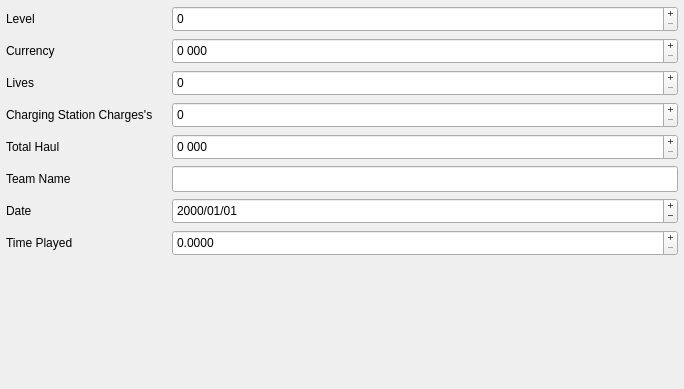
<?xml version="1.0" encoding="UTF-8"?>
<ui version="4.0">
 <class>WorldWidgetClass</class>
 <widget class="QWidget" name="WorldWidgetClass">
  <property name="geometry">
   <rect>
    <x>0</x>
    <y>0</y>
    <width>684</width>
    <height>389</height>
   </rect>
  </property>
  <property name="windowTitle">
   <string>WorldWidget</string>
  </property>
  <layout class="QVBoxLayout" name="verticalLayout">
   <property name="leftMargin">
    <number>0</number>
   </property>
   <property name="topMargin">
    <number>0</number>
   </property>
   <property name="rightMargin">
    <number>0</number>
   </property>
   <property name="bottomMargin">
    <number>0</number>
   </property>
   <item>
    <widget class="QStackedWidget" name="stackedWidget">
     <property name="currentIndex">
      <number>1</number>
     </property>
     <widget class="QWidget" name="page">
      <layout class="QVBoxLayout" name="verticalLayout_3">
       <property name="leftMargin">
        <number>0</number>
       </property>
       <property name="topMargin">
        <number>0</number>
       </property>
       <property name="rightMargin">
        <number>0</number>
       </property>
       <property name="bottomMargin">
        <number>0</number>
       </property>
       <item>
        <widget class="QLabel" name="dataLabel">
         <property name="sizePolicy">
          <sizepolicy hsizetype="Expanding" vsizetype="Expanding">
           <horstretch>0</horstretch>
           <verstretch>0</verstretch>
          </sizepolicy>
         </property>
         <property name="font">
          <font>
           <pointsize>10</pointsize>
           <bold>true</bold>
          </font>
         </property>
         <property name="text">
          <string>No data loaded.</string>
         </property>
         <property name="alignment">
          <set>Qt::AlignmentFlag::AlignCenter</set>
         </property>
        </widget>
       </item>
      </layout>
     </widget>
     <widget class="QWidget" name="page_2">
      <layout class="QVBoxLayout" name="verticalLayout_2">
       <property name="leftMargin">
        <number>6</number>
       </property>
       <property name="topMargin">
        <number>6</number>
       </property>
       <property name="rightMargin">
        <number>6</number>
       </property>
       <property name="bottomMargin">
        <number>6</number>
       </property>
       <item>
        <layout class="QVBoxLayout" name="worldLayout">
         <property name="spacing">
          <number>6</number>
         </property>
         <property name="leftMargin">
          <number>0</number>
         </property>
         <property name="topMargin">
          <number>0</number>
         </property>
         <property name="rightMargin">
          <number>0</number>
         </property>
         <property name="bottomMargin">
          <number>0</number>
         </property>
         <item>
          <layout class="QHBoxLayout" name="horizontalLayout_8">
           <item>
            <widget class="QLabel" name="label">
             <property name="minimumSize">
              <size>
               <width>160</width>
               <height>26</height>
              </size>
             </property>
             <property name="maximumSize">
              <size>
               <width>16777215</width>
               <height>16777215</height>
              </size>
             </property>
             <property name="text">
              <string>Level</string>
             </property>
            </widget>
           </item>
           <item>
            <widget class="NoWheelSpinBox" name="levelSpinBox">
             <property name="sizePolicy">
              <sizepolicy hsizetype="Expanding" vsizetype="Fixed">
               <horstretch>0</horstretch>
               <verstretch>0</verstretch>
              </sizepolicy>
             </property>
             <property name="minimumSize">
              <size>
               <width>240</width>
               <height>26</height>
              </size>
             </property>
             <property name="buttonSymbols">
              <enum>QAbstractSpinBox::ButtonSymbols::PlusMinus</enum>
             </property>
            </widget>
           </item>
          </layout>
         </item>
         <item>
          <layout class="QHBoxLayout" name="horizontalLayout_7">
           <item>
            <widget class="QLabel" name="label_2">
             <property name="minimumSize">
              <size>
               <width>160</width>
               <height>26</height>
              </size>
             </property>
             <property name="maximumSize">
              <size>
               <width>16777215</width>
               <height>16777215</height>
              </size>
             </property>
             <property name="text">
              <string>Currency</string>
             </property>
            </widget>
           </item>
           <item>
            <widget class="NoWheelSpinBox" name="currencySpinBox">
             <property name="sizePolicy">
              <sizepolicy hsizetype="Expanding" vsizetype="Fixed">
               <horstretch>0</horstretch>
               <verstretch>0</verstretch>
              </sizepolicy>
             </property>
             <property name="minimumSize">
              <size>
               <width>240</width>
               <height>26</height>
              </size>
             </property>
             <property name="buttonSymbols">
              <enum>QAbstractSpinBox::ButtonSymbols::PlusMinus</enum>
             </property>
             <property name="showGroupSeparator" stdset="0">
              <bool>true</bool>
             </property>
             <property name="suffix">
              <string> 000</string>
             </property>
             <property name="maximum">
              <number>10000000</number>
             </property>
            </widget>
           </item>
          </layout>
         </item>
         <item>
          <layout class="QHBoxLayout" name="horizontalLayout_6">
           <item>
            <widget class="QLabel" name="label_3">
             <property name="minimumSize">
              <size>
               <width>160</width>
               <height>26</height>
              </size>
             </property>
             <property name="maximumSize">
              <size>
               <width>16777215</width>
               <height>16777215</height>
              </size>
             </property>
             <property name="text">
              <string>Lives</string>
             </property>
            </widget>
           </item>
           <item>
            <widget class="NoWheelSpinBox" name="liveSpinBox">
             <property name="sizePolicy">
              <sizepolicy hsizetype="Expanding" vsizetype="Fixed">
               <horstretch>0</horstretch>
               <verstretch>0</verstretch>
              </sizepolicy>
             </property>
             <property name="minimumSize">
              <size>
               <width>240</width>
               <height>26</height>
              </size>
             </property>
             <property name="buttonSymbols">
              <enum>QAbstractSpinBox::ButtonSymbols::PlusMinus</enum>
             </property>
            </widget>
           </item>
          </layout>
         </item>
         <item>
          <layout class="QHBoxLayout" name="horizontalLayout_5">
           <item>
            <widget class="QLabel" name="label_4">
             <property name="minimumSize">
              <size>
               <width>160</width>
               <height>26</height>
              </size>
             </property>
             <property name="maximumSize">
              <size>
               <width>16777215</width>
               <height>16777215</height>
              </size>
             </property>
             <property name="text">
              <string>Charging Station Charges's</string>
             </property>
            </widget>
           </item>
           <item>
            <widget class="NoWheelSpinBox" name="chargeSpinBox">
             <property name="sizePolicy">
              <sizepolicy hsizetype="Expanding" vsizetype="Fixed">
               <horstretch>0</horstretch>
               <verstretch>0</verstretch>
              </sizepolicy>
             </property>
             <property name="minimumSize">
              <size>
               <width>240</width>
               <height>26</height>
              </size>
             </property>
             <property name="buttonSymbols">
              <enum>QAbstractSpinBox::ButtonSymbols::PlusMinus</enum>
             </property>
            </widget>
           </item>
          </layout>
         </item>
         <item>
          <layout class="QHBoxLayout" name="horizontalLayout_2">
           <item>
            <widget class="QLabel" name="label_5">
             <property name="minimumSize">
              <size>
               <width>160</width>
               <height>26</height>
              </size>
             </property>
             <property name="maximumSize">
              <size>
               <width>16777215</width>
               <height>16777215</height>
              </size>
             </property>
             <property name="text">
              <string>Total Haul</string>
             </property>
            </widget>
           </item>
           <item>
            <widget class="NoWheelSpinBox" name="totalHaulSpinBox">
             <property name="sizePolicy">
              <sizepolicy hsizetype="Expanding" vsizetype="Fixed">
               <horstretch>0</horstretch>
               <verstretch>0</verstretch>
              </sizepolicy>
             </property>
             <property name="minimumSize">
              <size>
               <width>240</width>
               <height>26</height>
              </size>
             </property>
             <property name="buttonSymbols">
              <enum>QAbstractSpinBox::ButtonSymbols::PlusMinus</enum>
             </property>
             <property name="showGroupSeparator" stdset="0">
              <bool>true</bool>
             </property>
             <property name="suffix">
              <string> 000</string>
             </property>
             <property name="maximum">
              <number>10000000</number>
             </property>
            </widget>
           </item>
          </layout>
         </item>
         <item>
          <layout class="QHBoxLayout" name="horizontalLayout_4">
           <item>
            <widget class="QLabel" name="label_6">
             <property name="minimumSize">
              <size>
               <width>160</width>
               <height>26</height>
              </size>
             </property>
             <property name="maximumSize">
              <size>
               <width>16777215</width>
               <height>16777215</height>
              </size>
             </property>
             <property name="text">
              <string>Team Name</string>
             </property>
            </widget>
           </item>
           <item>
            <widget class="QLineEdit" name="teamLineEdit">
             <property name="minimumSize">
              <size>
               <width>240</width>
               <height>26</height>
              </size>
             </property>
            </widget>
           </item>
          </layout>
         </item>
         <item>
          <layout class="QHBoxLayout" name="horizontalLayout_10">
           <item>
            <widget class="QLabel" name="label_7">
             <property name="minimumSize">
              <size>
               <width>160</width>
               <height>26</height>
              </size>
             </property>
             <property name="maximumSize">
              <size>
               <width>16777215</width>
               <height>16777215</height>
              </size>
             </property>
             <property name="text">
              <string>Date</string>
             </property>
            </widget>
           </item>
           <item>
            <widget class="NoWheelDateEdit" name="dateEdit">
             <property name="sizePolicy">
              <sizepolicy hsizetype="Expanding" vsizetype="Fixed">
               <horstretch>0</horstretch>
               <verstretch>0</verstretch>
              </sizepolicy>
             </property>
             <property name="minimumSize">
              <size>
               <width>240</width>
               <height>26</height>
              </size>
             </property>
             <property name="buttonSymbols">
              <enum>QAbstractSpinBox::ButtonSymbols::PlusMinus</enum>
             </property>
             <property name="displayFormat">
              <string>yyyy/MM/dd</string>
             </property>
            </widget>
           </item>
          </layout>
         </item>
         <item>
          <layout class="QHBoxLayout" name="horizontalLayout_11">
           <item>
            <widget class="QLabel" name="timePlayedLabel">
             <property name="minimumSize">
              <size>
               <width>160</width>
               <height>26</height>
              </size>
             </property>
             <property name="maximumSize">
              <size>
               <width>16777215</width>
               <height>16777215</height>
              </size>
             </property>
             <property name="text">
              <string>Time Played</string>
             </property>
            </widget>
           </item>
           <item>
            <widget class="NoWheelDoubleSpinBox" name="timePlayedDoubleSpinBox">
             <property name="sizePolicy">
              <sizepolicy hsizetype="Expanding" vsizetype="Fixed">
               <horstretch>0</horstretch>
               <verstretch>0</verstretch>
              </sizepolicy>
             </property>
             <property name="minimumSize">
              <size>
               <width>240</width>
               <height>26</height>
              </size>
             </property>
             <property name="buttonSymbols">
              <enum>QAbstractSpinBox::ButtonSymbols::PlusMinus</enum>
             </property>
             <property name="decimals">
              <number>4</number>
             </property>
             <property name="maximum">
              <double>1000000000.000000000000000</double>
             </property>
            </widget>
           </item>
          </layout>
         </item>
        </layout>
       </item>
       <item>
        <spacer name="verticalSpacer">
         <property name="orientation">
          <enum>Qt::Orientation::Vertical</enum>
         </property>
         <property name="sizeHint" stdset="0">
          <size>
           <width>20</width>
           <height>40</height>
          </size>
         </property>
        </spacer>
       </item>
      </layout>
     </widget>
    </widget>
   </item>
  </layout>
 </widget>
 <layoutdefault spacing="6" margin="11"/>
 <customwidgets>
  <customwidget>
   <class>NoWheelSpinBox</class>
   <extends>QSpinBox</extends>
   <header>nowheeledit.h</header>
  </customwidget>
  <customwidget>
   <class>NoWheelDoubleSpinBox</class>
   <extends>QDoubleSpinBox</extends>
   <header>nowheeledit.h</header>
  </customwidget>
  <customwidget>
   <class>NoWheelDateEdit</class>
   <extends>QDateEdit</extends>
   <header>nowheeledit.h</header>
  </customwidget>
 </customwidgets>
 <resources/>
 <connections/>
</ui>
